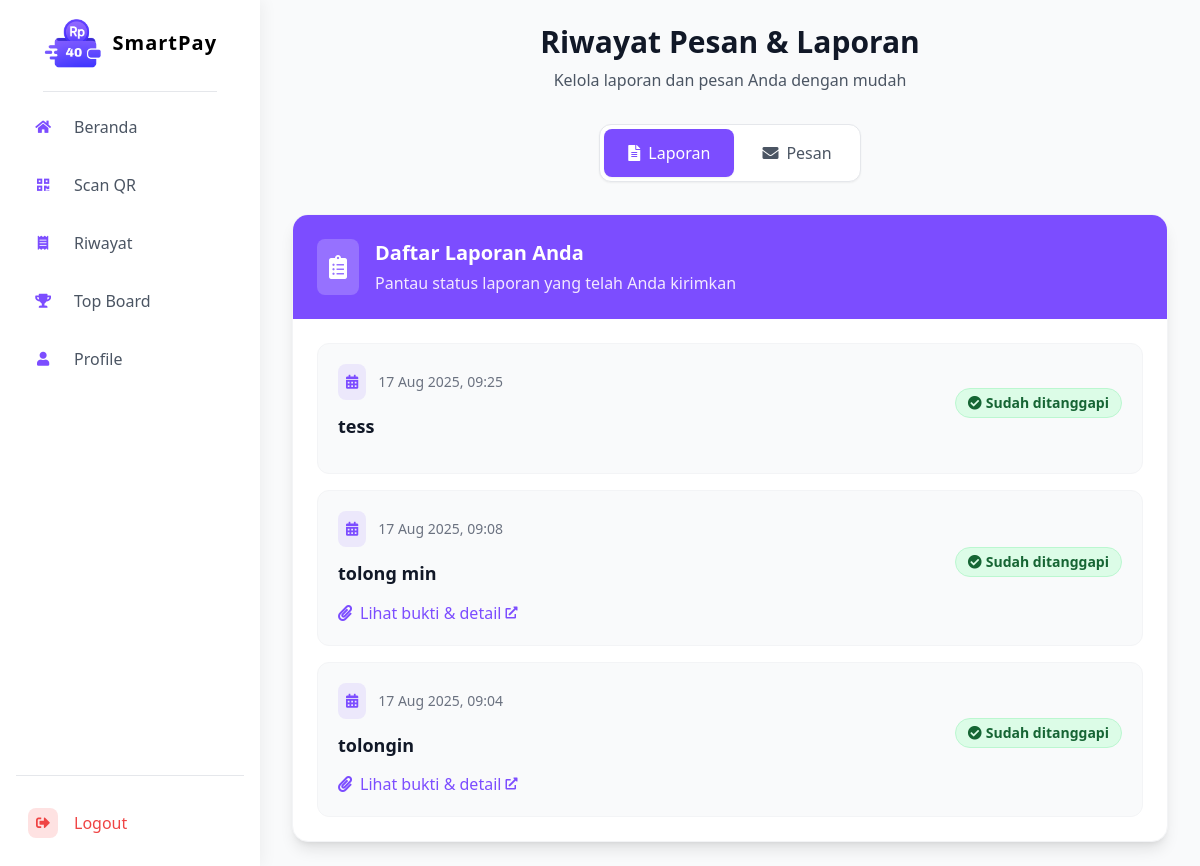
Page /riwayat_pesan (signed in) on the earlier database version.
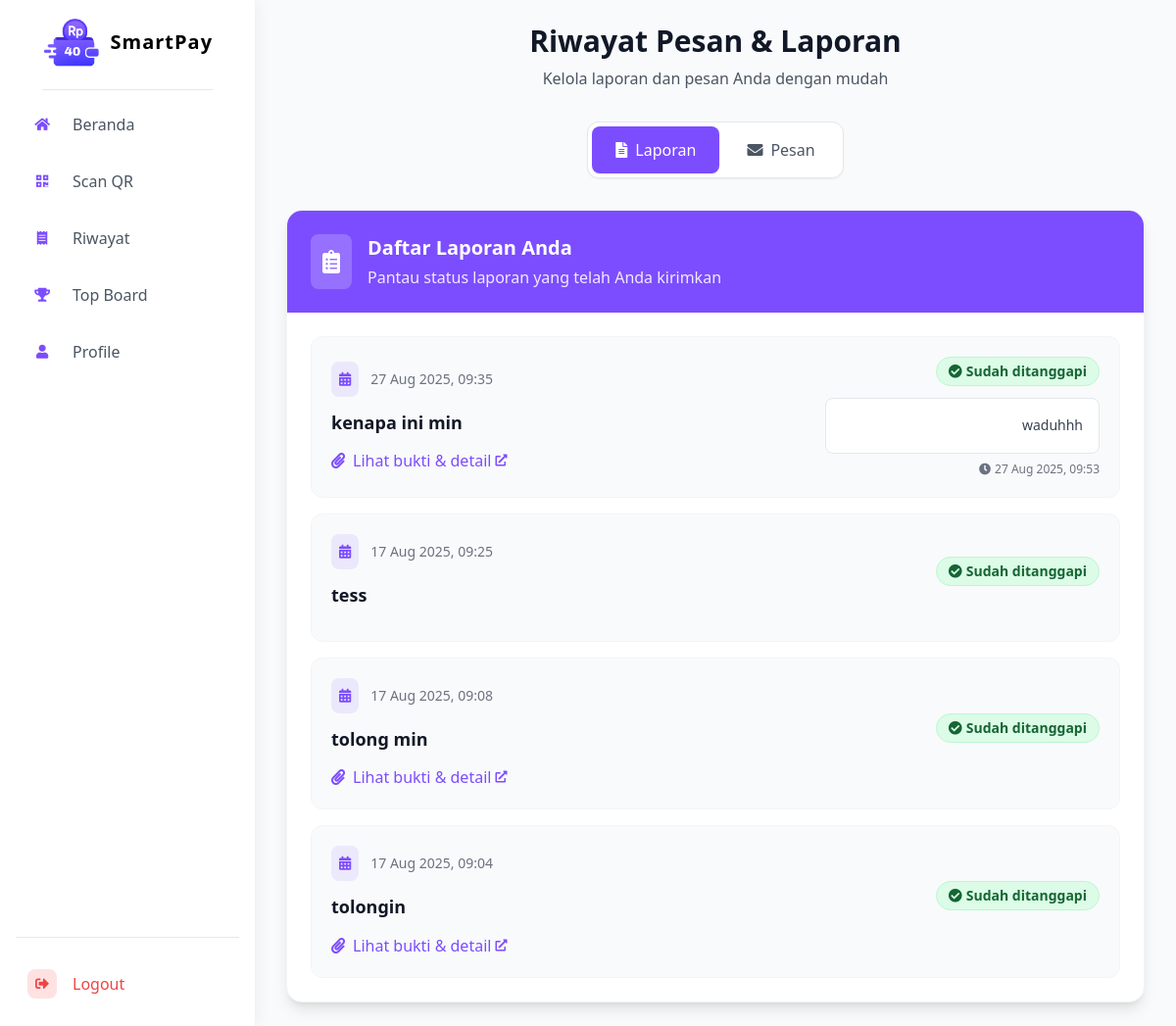
Same page on the later database version.
### app.py (models this page shows, shortened)
class Laporan(db.Model):
    id = db.Column(db.Integer, primary_key=True)
    user_id = db.Column(db.Integer, db.ForeignKey('user.id'), nullable=False)
    bukti_filename = db.Column(db.String(200), nullable=True)
    keterangan = db.Column(db.Text, nullable=False)
    timestamp = db.Column(db.DateTime, nullable=False, default=datetime.utcnow)
    ditanggapi = db.Column(db.Boolean, default=False)
    response_text = db.Column(db.Text, nullable=True)
    responder_id = db.Column(db.Integer, db.ForeignKey('user.id'), nullable=True)
    response_timestamp = db.Column(db.DateTime, nullable=True)
    user = db.relationship('User', foreign_keys=[user_id],
                           backref=db.backref('laporan', lazy='dynamic'))
    responder = db.relationship('User', foreign_keys=[responder_id],
                                backref=db.backref('laporan_responses', lazy='dynamic'),
                                lazy='joined')

### app.py (the view)
@app.route('/riwayat_pesan')
@login_required
def riwayat_pesan():
    if current_user.role != 'siswa':
        flash("Halaman ini hanya untuk siswa.", "danger")
        return redirect(url_for('dashboard'))
    reports = Laporan.query.filter_by(user_id=current_user.id).order_by(Laporan.timestamp.desc()).all()
    response_notifications = Notification.query.filter(
        Notification.user_id == current_user.id,
        Notification.message.ilike('%laporan%')
    ).order_by(Notification.timestamp.desc()).all()
    general_messages = Notification.query.filter_by(
        user_id=current_user.id,
        is_broadcast=True
    ).order_by(Notification.timestamp.desc()).all()
    return render_template('siswa/riwayat_pesan.html',
                           reports=reports,
                           response_notifications=response_notifications,
                           general_messages=general_messages,
                           active_page='riwayat_pesan')

### app.py (called while the page is built)
def format_wib(dt, fmt='%d %b %Y, %H:%M'):
    if not dt:
        return ''
    if dt.tzinfo is None:
        try:
            dt = utc_tz.localize(dt)
        except Exception:
            dt = dt.replace(tzinfo=utc_tz)
    dt_wib = dt.astimezone(wib_tz)
    return dt_wib.strftime(fmt)

@login_manager.user_loader
def load_user(user_id):
    return User.query.get(int(user_id))

def get_app_config():
    cfg = AppConfig.query.first()
    if not cfg:
        cfg = AppConfig(app_locked=False, lock_message='Belum jam istirahat')
        db.session.add(cfg)
        db.session.commit()
    return cfg

@app.context_processor
def inject_app_lock():
    cfg = None
    try:
        cfg = get_app_config()
    except Exception:
        cfg = None
    return {
        'app_locked': cfg.app_locked if cfg else False,
        'app_lock_message': cfg.lock_message if cfg else 'Layanan terkunci'
    }

@app.context_processor
def inject_now():
    return {'now': datetime.utcnow()}

### templates/siswa/riwayat_pesan.html (shortened to what the changed rows need)
{% extends 'base_siswa.html' %}
{% block content %}
<div class="min-h-screen bg-gray-50 py-6 px-4 sm:px-6 lg:px-8">
  <div class="max-w-6xl mx-auto">
    <div class="text-center mb-8">
      <h2 class="text-3xl font-bold text-gray-900 mb-2">Riwayat Pesan & Laporan</h2>
    </div>
    <div class="max-w-4xl mx-auto">
      <div id="content-laporan" class="tab-content">
        <div class="bg-white rounded-2xl shadow-lg border border-gray-100 overflow-hidden">
          <div class="p-6">
            {% if reports %}
              <div class="space-y-4">
                {% for lap in reports %}
                  <div class="bg-gray-50 rounded-xl p-5 border border-gray-100 hover:shadow-md hover:border-[#7c4dff]
                              transition-all duration-200 group">
                    <div class="flex flex-col lg:flex-row lg:items-center lg:justify-between gap-4">
                      <div class="flex-1">
                        <div class="flex items-center mb-3">
                          <div class="bg-[#7c4dff] bg-opacity-10 rounded-lg p-2 mr-3">
                            <i class="fas fa-calendar-alt text-[#7c4dff] text-sm"></i>
                          </div>
                          <span class="text-sm text-gray-500 font-medium">{{ lap.timestamp | wib }}</span>
                        </div>
                        <div class="mb-3">
                          <p class="font-semibold text-gray-900 text-lg leading-relaxed">{{ lap.keterangan }}</p>
                        </div>
                        {% if lap.bukti_filename %}
                          <div class="flex items-center">
                            <i class="fas fa-paperclip text-[#7c4dff] mr-2"></i>
                            <a href="{{ url_for('riwayat_laporan_detail', laporan_id=lap.id) }}"
                               class="text-[#7c4dff] hover:text-[#5c35cc] font-medium transition-colors duration-200
                                      flex items-center group-hover:underline">
                              <span>Lihat bukti & detail</span>
                              <i class="fas fa-external-link-alt ml-1 text-xs"></i>
                            </a>
                          </div>
                        {% endif %}
                      </div>
                      <div class="lg:text-right lg:min-w-[280px]">
                        {% if lap.ditanggapi %}
                          <div class="mb-3">
                            <span class="inline-flex items-center px-3 py-1 rounded-full text-sm font-semibold
                                         bg-green-100 text-green-800 border border-green-200">
                              <i class="fas fa-check-circle mr-1"></i>
                              Sudah ditanggapi
                            </span>
                          </div>
                          {% if lap.response_text %}
                            <div class="bg-white rounded-lg p-4 border border-gray-200 mb-2">
                              <div class="text-sm text-gray-700 leading-relaxed">{{ lap.response_text }}</div>
                            </div>
                            <div class="flex items-center justify-end text-xs text-gray-500">
                              <i class="fas fa-clock mr-1"></i>
                              {{ lap.response_timestamp | wib if lap.response_timestamp }}
                            </div>
                          {% endif %}
                        {% else %}
                          <span class="inline-flex items-center px-3 py-1 rounded-full text-sm font-semibold
                                       bg-yellow-100 text-yellow-800 border border-yellow-200">
                            <i class="fas fa-clock mr-1"></i>
                            Belum ditanggapi
                          </span>
                        {% endif %}
                      </div>
                    </div>
                  </div>
                {% endfor %}
              </div>
            {% endif %}
          </div>
        </div>
      </div>
    </div>
  </div>
</div>
{% endblock %}

Differences in the rows shown:
added Laporan: timestamp|wib "27 Aug 2025, 09:35", keterangan "kenapa ini min", response_text "waduhhh", response_timestamp|wib "27 Aug 2025, 09:53"
